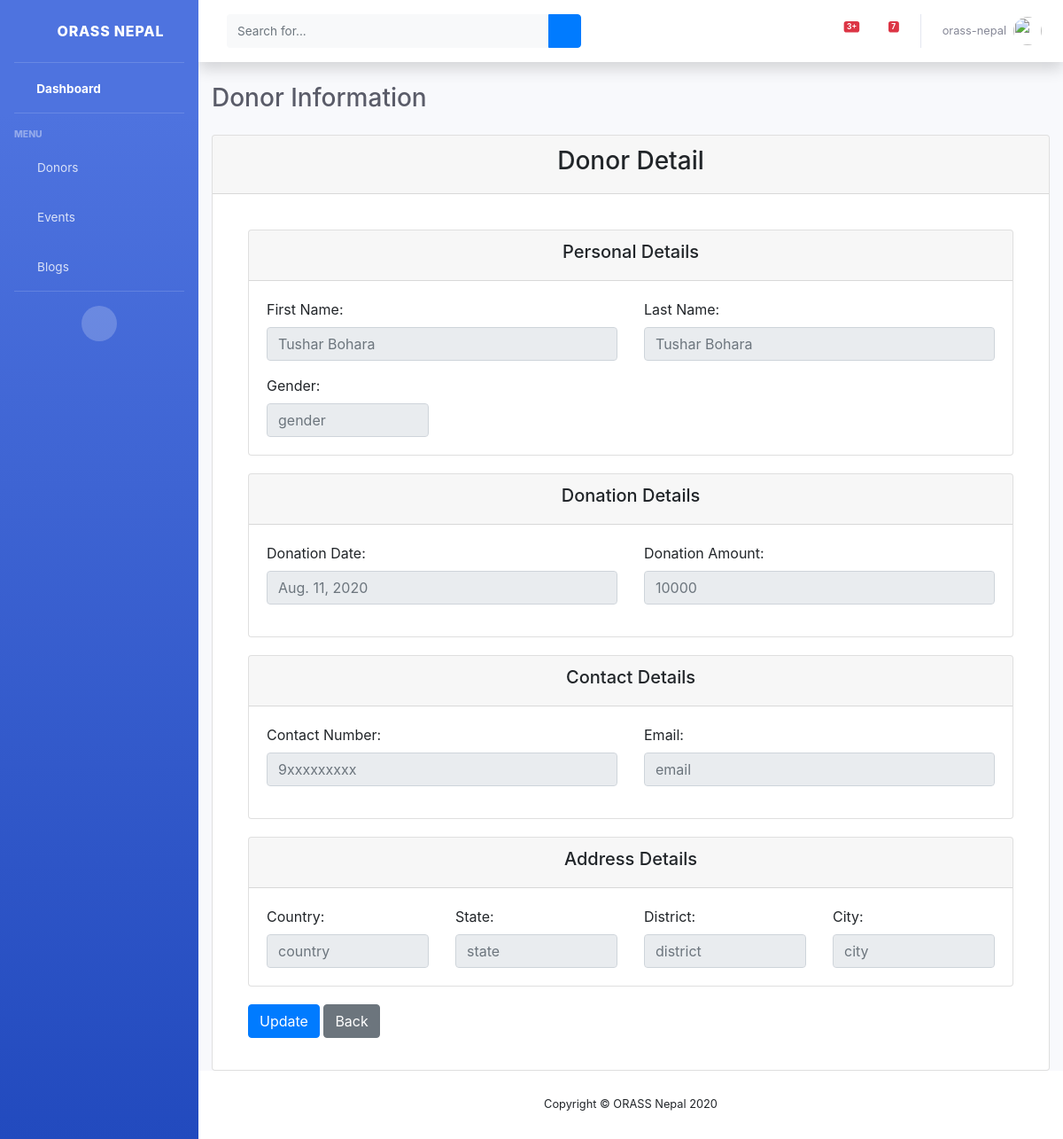
Before: /view/donors/2 (signed in) with the older database file.
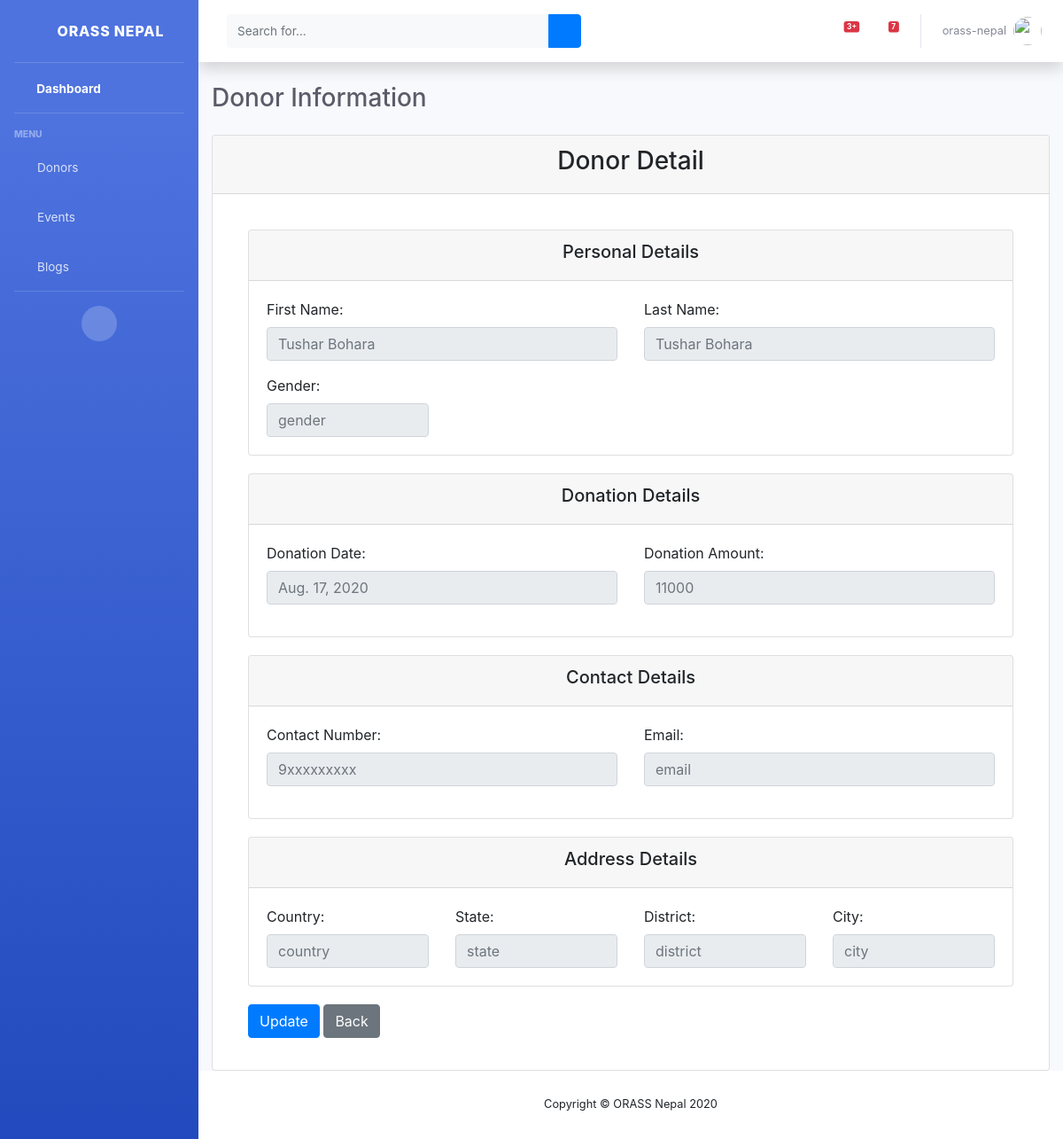
After: the same page with the newer database file.
### web/models.py (models this page shows, shortened)
class DonationsDemo(models.Model):
    name = models.CharField(max_length=100)
    date = models.DateField()
    amt = models.CharField(max_length=255)

### web/views.py (the view)
# urls.py: path('view/donors/<int:pk>', login_required(ViewDonorDetail.as_view(), login_url='/staff'),
class ViewDonorDetail(DetailView):
    model = DonationsDemo
    template_name = 'staff/view_donor_detail.html'
    context_object_name = 'donor'

### web/templates/staff/view_donor_detail.html (shortened to what the changed rows need)
{% extends 'staff/base.html' %}
{% block content %}
<h1 class="h3 mb-4 text-gray-800">Donor Information</h1>
<div class="card mb-12">
    <div class="card-body">
        <div style="margin: 0 20px 0 20px;">
            <div class="card" style="margin-top: 20px">
                <div class="card-body">
                    <div class="row">
                        <div class="col-md-6 mb-3">
                            <label>First Name:</label>
                            <input class="form-control" type="text" placeholder="{{ object.name }}" readonly>
                        </div>
                        <div class="col-md-6 mb-3">
                            <label>Last Name:</label>
                            <input class="form-control" type="text" placeholder="{{ donor.name }}" readonly>
                        </div>
                    </div>
                </div>
            </div>
            <div class="card" style="margin-top: 20px">
                <div class="card-body">
                    <div class="row">
                        <div class="col-md-6 mb-3">
                            <label>Donation Date:</label>
                            <input class="form-control" type="text" placeholder="{{ object.date }}" readonly>
                        </div>
                        <div class="col-md-6 mb-3">
                            <label>Donation Amount:</label>
                            <input class="form-control" type="text" placeholder="{{ object.amt }}" readonly>
                        </div>
                    </div>
                </div>
            </div>
        </div>
    </div>
</div>
{% endblock content %}

Changed rows visible on the page:
changed DonationsDemo "Tushar Bohara": date "Aug. 11, 2020" → "Aug. 17, 2020"; amt "10000" → "11000"
